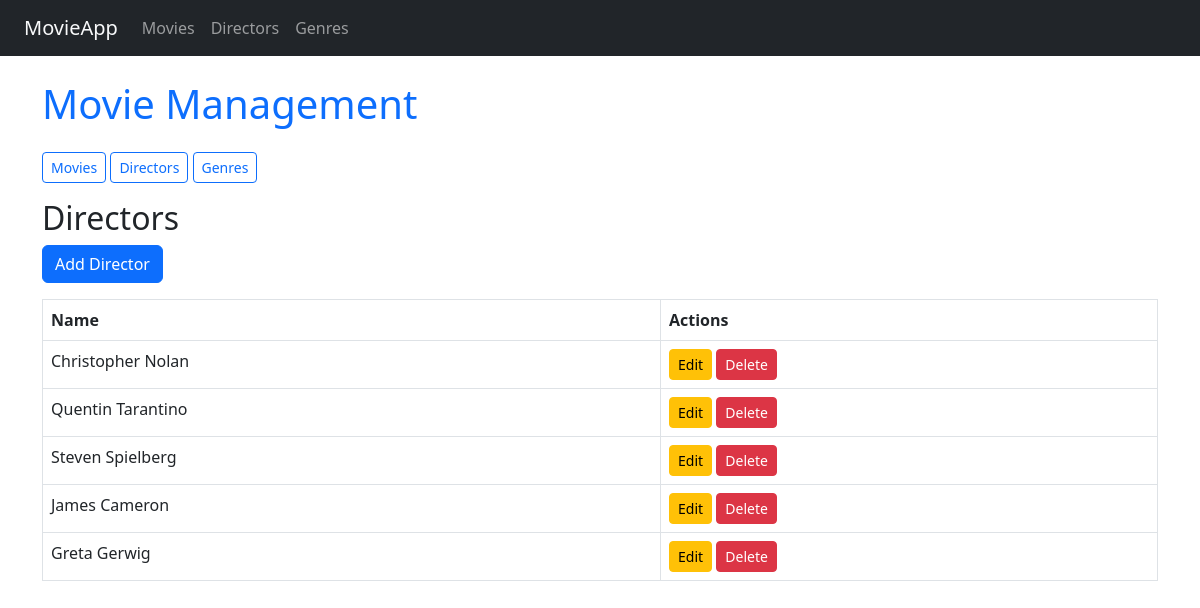
The page /directors/ on the database its author committed.
### zecapp/models.py (models this page shows, shortened)
class Director(models.Model):
    name = models.CharField(max_length=100)

### zecapp/views.py (the view)
# urls.py: path('directors/', views.director_list, name='director_list'),
def director_list(request):
    directors = Director.objects.all()
    return render(request, 'movies/director_list.html', {'directors': directors})

### zecapp/templates/movies/director_list.html
{% extends 'movies/base.html' %}
{% block content %}
  <h2>Directors</h2>
  <a href="{% url 'director_create' %}" class="btn btn-primary mb-3">Add Director</a>
  <table class="table table-bordered">
    <thead>
      <tr>
        <th>Name</th>
        <th>Actions</th>
      </tr>
    </thead>
    <tbody>
      {% for director in directors %}
        <tr>
          <td>{{ director.name }}</td>
          <td>
            <a href="{% url 'director_update' director.pk %}" class="btn btn-warning btn-sm">Edit</a>
            <a href="{% url 'director_delete' director.pk %}" class="btn btn-danger btn-sm">Delete</a>
          </td>
        </tr>
      {% empty %}
        <tr><td colspan="2">No directors found.</td></tr>
      {% endfor %}
    </tbody>
  </table>
{% endblock %}

### rows shown on the page
Director: name "Christopher Nolan"
Director: name "Quentin Tarantino"
Director: name "Steven Spielberg"
Director: name "James Cameron"
Director: name "Greta Gerwig"
